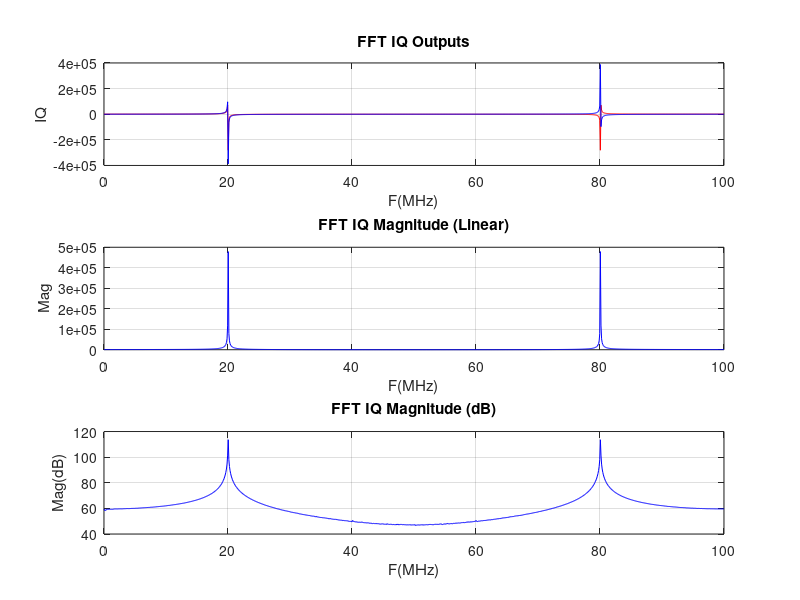

MATLAB code for this plot:
% plot fft simulation output
clear;

% Load the data from the text file
% Assuming fft_output.txt has two columns: [Real, Imag]
data = load("fft_output.txt");
x = data(:,1) + 1j*data(:,2); 

% Truncate to the first 1024 points
x = x(1:1024);

% Frequency axis (0 to 100 MHz)
f = linspace(0, 100, 1024);

% --- Subplot 1: IQ Components ---
subplot(3,1,1);
plot(f, real(x), 'r');
hold on;
plot(f, imag(x), 'b');
hold off;
title('FFT IQ Outputs');
xlabel('F(MHz)'); ylabel('IQ');
grid on;

% --- Subplot 2: Linear Magnitude ---
subplot(3,1,2);
plot(f, abs(x), 'b');
title('FFT IQ Magnitude (Linear)');
xlabel('F(MHz)'); ylabel('Mag');
grid on;

% --- Subplot 3: Logarithmic Magnitude (dB) ---
subplot(3,1,3);
plot(f, 20*log10(abs(x)), 'b');
title('FFT IQ Magnitude (dB)');
xlabel('F(MHz)'); ylabel('Mag(dB)');
grid on;
